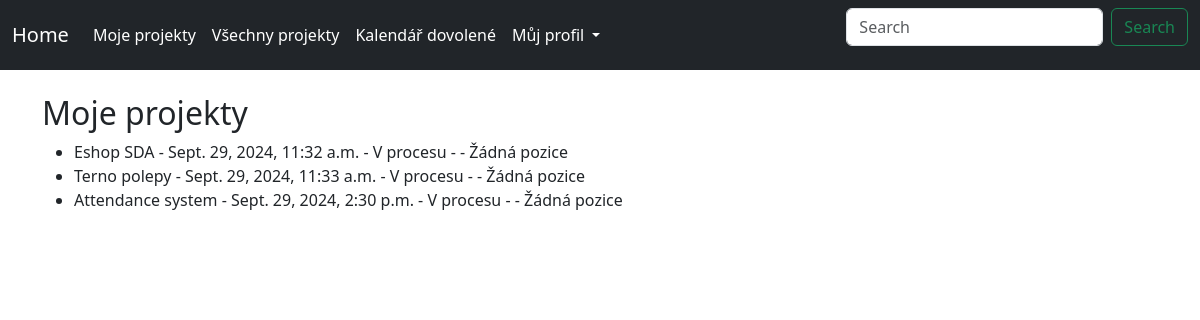
The page /navbar_contracts/ on the database its author committed.
### viewer/models.py (models this page shows, shortened)
class Contract(Model):
    contract_name = CharField(max_length=100)
    created = DateTimeField(auto_now_add=True)
    user = ForeignKey(User, on_delete=DO_NOTHING, default=1)    #TODO nevyplněno? výchozí user?
    customer = ForeignKey(Customer, on_delete=DO_NOTHING, default=1)    #TODO
    status_choices = [("0","V procesu"), ("1","Dokončeno"), ("2","Zrušeno")]
    status = CharField(max_length=64, choices=status_choices, default=status_choices[0])

### viewer/views.py (the view)
# urls.py: path('navbar_contracts/', ContractListView.as_view(), name='navbar_contracts'),
class ContractListView(ListView):
    model = Contract
    template_name = 'navbar_contracts.html'

### viewer/templates/navbar_contracts.html (shortened to what this page needs)
{% load static %}
<html {% if LANGUAGE_CODE %}lang="{{ LANGUAGE_CODE }}" {% endif %}>
<head>
    <link rel="stylesheet" href="{% static 'style.css' %}">
    <link href="https://cdn.jsdelivr.net/npm/bootstrap@5.3.0/dist/css/bootstrap.min.css" rel="stylesheet">
</head>
<body>
    <nav class="navbar navbar-expand-lg navbar-dark bg-dark">
        <div class="container-fluid">
            <a class="navbar-brand" href="{% url 'homepage' %}">Home</a>
            <div class="collapse navbar-collapse" id="navbarSupportedContent">
                <ul class="navbar-nav me-auto mb-2 mb-lg-0">
                    <li class="nav-item">
                        <a class="nav-link" href="{% url 'navbar_contracts' %}">Moje projekty</a>
                    </li>
                    <li class="nav-item">
                        <a class="nav-link" href="{% url 'navbar_contracts_all' %}">Všechny projekty</a>
                    </li>
                    <li class="nav-item">
                        <a class="nav-link" href="{% url 'homepage' %}">Kalendář dovolené</a>
                    </li>
                    <li class="nav-item dropdown">
                        <a class="nav-link dropdown-toggle" href="#" role="button" data-bs-toggle="dropdown" aria-expanded="false">
                            Můj profil
                        </a>
                    </li>
                </ul>
                <form class="d-flex" role="search">
                    <input class="form-control me-2" type="search" placeholder="Search" aria-label="Search">
                    <button class="btn btn-outline-success" type="submit">Search</button>
                </form>
            </div>
        </div>
    </nav>
<br>
<div class="container">
        {% include 'my_contracts.html' with contracts=object_list %}
    </div>
</body>
</html>

### viewer/templates/my_contracts.html
<h2>Moje projekty</h2>
<ul>
    {% for contract in contracts %}
        <li>
            {{ contract.contract_name }} - {{ contract.created }} - {{ contract.get_status_display }} - {{ contract.user.first_name }} {{ contract.user.last_name }} -
            {% if contract.user.userprofile.position %}
                {{ contract.user.userprofile.position.name }}
            {% else %}
                Žádná pozice
            {% endif %}
        </li>
    {% empty %}
        <li>Žádné projekty nejsou dostupné.</li>
    {% endfor %}
</ul>

### viewer/static/style.css (style rules this page uses)
.navbar { background-color: #343a40; }
.navbar-brand, .nav-link { color: #ffffff !important; }

### rows shown on the page
Contract: contract_name "Eshop SDA", created "Sept. 29, 2024, 11:32 a.m.", status "V procesu", shows "Žádná pozice"
Contract: contract_name "Terno polepy", created "Sept. 29, 2024, 11:33 a.m.", status "V procesu", shows "Žádná pozice"
Contract: contract_name "Attendance system", created "Sept. 29, 2024, 2:30 p.m.", status "V procesu", shows "Žádná pozice"
